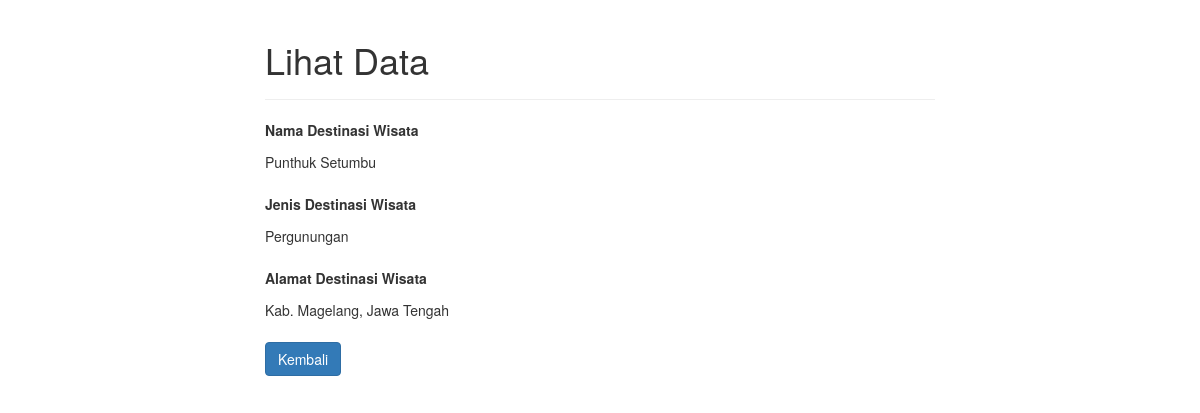
The app's page /login/read.php?id=3 with its own data.
### tables this page shows
CREATE TABLE `destinasi` (
  `id` int(11) NOT NULL,
  `nama` varchar(50) NOT NULL,
  `jenis` varchar(50) NOT NULL,
  `alamat` varchar(50) NOT NULL
);

### login/read.php (the view, shortened to what this page needs)
<?php
if(isset($_GET["id"]) && !empty(trim($_GET["id"]))){
    require_once "config.php";
    $sql = "SELECT * FROM destinasi WHERE id = ?";
    if($stmt = mysqli_prepare($conn, $sql)){
        mysqli_stmt_bind_param($stmt, "i", $param_id);
        if(mysqli_stmt_execute($stmt)){
            $result = mysqli_stmt_get_result($stmt);
            if(mysqli_num_rows($result) == 1){
                                $row = mysqli_fetch_array($result, MYSQLI_ASSOC);
            } else{
                header("location: error.php");
                exit();
            }
        } else{
            echo "Oops! Something went wrong. Please try again later.";
        }
    }
} else{
    header("location: error.php");
    exit();
}
?>
<!DOCTYPE html>
<html lang="en">
<head>
    <link rel="stylesheet" href="https://maxcdn.bootstrapcdn.com/bootstrap/3.3.7/css/bootstrap.css">
</head>
<body>
    <div class="wrapper">
        <div class="container-fluid">
            <div class="row">
                <div class="col-md-12">
                    <div class="page-header">
                        <h1>Lihat Data</h1>
                    </div>
                    <div class="form-group">
                        <label>Nama Destinasi Wisata</label>
                        <p class="form-control-static"><?php echo $row["nama"]; ?></p>
                    </div>
                    <div class="form-group">
                        <label>Jenis Destinasi Wisata</label>
                        <p class="form-control-static"><?php echo $row["jenis"]; ?></p>
                    </div>
                    <div class="form-group">
                        <label>Alamat Destinasi Wisata</label>
                        <p class="form-control-static"><?php echo $row["alamat"]; ?></p>
                    </div>
                    <p><a href="beranda.php" class="btn btn-primary">Kembali</a></p>
                </div>
            </div>
        </div>
    </div>
</body>
</html>

### login/read.php (style rules this page uses)
.wrapper { width: 700px; margin: 0 auto; }

### records on screen
destinasi: nama "Punthuk Setumbu", jenis "Pergunungan", alamat "Kab. Magelang, Jawa Tengah"
